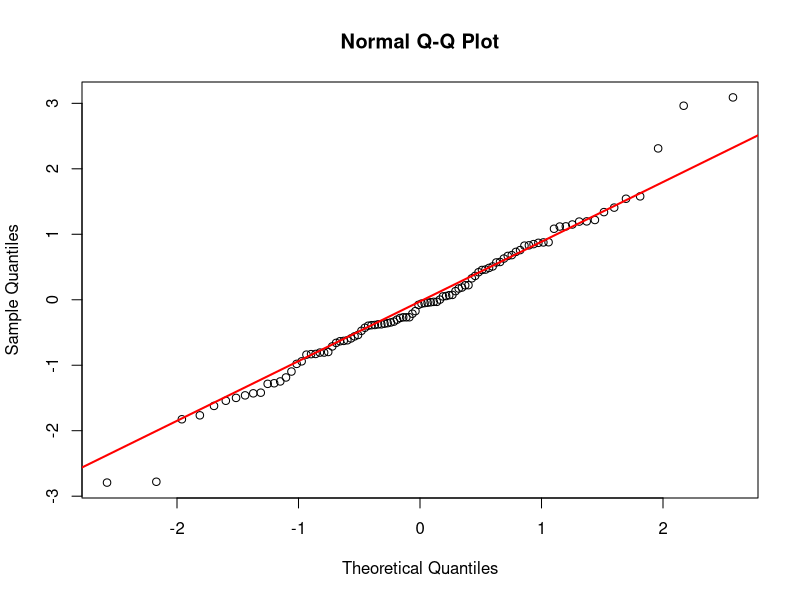
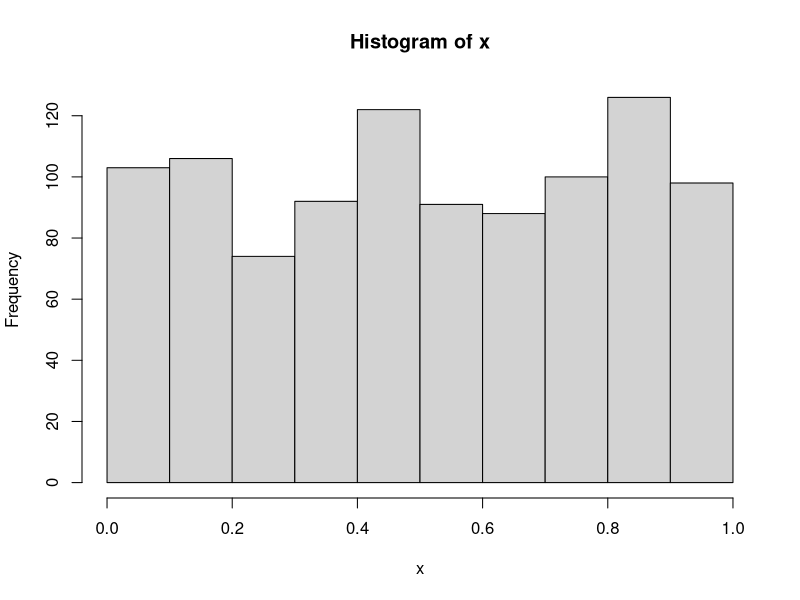

The R script that drew these images, in order:
# Contenidos extra para la lección "Distribuciones y números aleatorios"

## Función qqnorm

# La función qqnorm sirve para comparar los cuantiles de un vector
# cualquiera con la distribución de cuantiles esperada para una
# distribución normal:
?qqnorm

# Ejemplo:
qqx <- rnorm(100)
qqnorm(qqx)
# Usando qqline agregamos una recta que pasa por el primer y tercer
# cuartiles (correspondientes a los percentiles 25% y 75%). 
qqline(qqx, col='red', lwd=2)
# ¿Qué pasa si hago una prueba similar con un x generado con runif?
# Comparar con la curva de pnorm, ¿Se parecen? ¿Tiene lógica?


## Distribución Uniforme
?Uniform
# O
?dunif

# Ejemplo: Para tomar mil valores aleatorios con distribución U(0,1):
x <- runif(1000, 0, 1)
hist(x)  # Es bastante horizontal el patrón, como indica la teoría.

# Los únicos parámetros que necesita esta distribución son un mínimo y un 
# máximo. Al igual que todos los generadores de números de "stats", el primer
# argumento es el número de elementos, mientras que los otros dos son
# el mín. y máx. mencionados.

# Cómo dice el nombre, la distribución uniforme es equiprobable para
# todos los valores incluidos en un intervalo dado, buscando representar el 
# espectro completo de los números reales contenidos en el mismo. Por lo tanto, 
# a diferencia de sample, no se restringe a un conjunto discreto y finito de 
# números, si no que muestrea de un conjunto (en teoría) infinito de valores. 
# Claro que una computadora no puede en sentido estricto hacer esto, pero es 
# una aproximación útil para la mayoría de los fines prácticos.


## Semillas y generadores de números aleatorios.

# Los números aleatorios generados por computadora, no son verdaderamente
# aleatorios. Los algoritmos internos necesarios son determinísticos
# en último término, pero producen secuencias de valores que aproximan
# propiedades estadísticas aceptablemente similares a las esperadas
# por la distribución uniforme.
# Ver:
# http://www.random.org/;
# http://en.wikipedia.org/wiki/Pseudorandom_number_generator).
?Random
?RNG/
  # También existe un paquete llamado "random", para la generación de
  # números verdaderamente aleatorios (aunque en muchos casos no son
  # necesarios).
  
  # Las simulaciones que usan métodos Monte Carlo pueden ser sensibles a
  # los problemas. Para el uso de R existe al menos un libro relacionado:
  # http://books.google.com/books/about/Introducing_Monte_Carlo_Methods_with_R.html?id=WIjMyiEiHCsC
  
# Las secuencias generadas por estos algoritmos dependen del valor
# inicial llamado "semilla". Si ingresamos una semilla manualmente
# podemos repetir el resultado de cualquiera de las funciones basadas
# en generadores de números aleatorios (como rnorm, runif y sample):
set.seed(1)  # se puede usar cualquier otro número
sample(10)
# 3  4  5  7  2  8  9  6 10  1
# si ejecutamos de vuelta el comando, va a ser distinto
sample(10)
#  3  2  6 10  5  7  8  4  1  9
# a menos que volvamos a "plantar" la misma "semilla":
set.seed(1)
sample(10)
# 3  4  5  7  2  8  9  6 10  1

# Se obtendrán resultados análogos si usamos rnorm, runif u otros
# generadores de números aleatorios.

# Esto puede ser útil si queremos que nuestros resultados sean
# reproducibles *exactamente* en otro momento o lugar.

# si plantamos otra semilla, el orden aleatorio que quede guardado en dicha semilla será otro:
set.seed(2)

sample(10)
# 2  7  5 10  6  8  1  3  4  9

sample(10)
# 6  3  7  2  9  5  4  1 10  8

set.seed(2)
sample(10)
# 2  7  5 10  6  8  1  3  4  9
